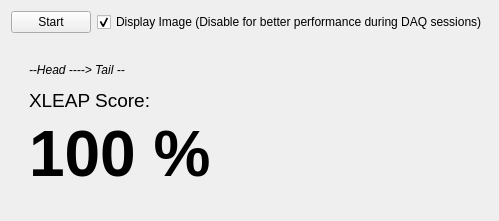
        <widget class="QWidget" name="tab_10">
         <attribute name="title">
          <string>XLEAP</string>
         </attribute>
         <layout class="QVBoxLayout" name="verticalLayout_10">
          <item>
           <layout class="QHBoxLayout" name="horizontalLayout_6">
            <item>
             <widget class="PyDMPushButton" name="startPauseButton_xleap">
              <property name="toolTip">
               <string/>
              </property>
              <property name="text">
               <string>Start</string>
              </property>
             </widget>
            </item>
            <item>
             <widget class="QCheckBox" name="doImage_xleap">
              <property name="text">
               <string>Display Image (Disable for better performance during DAQ sessions)</string>
              </property>
              <property name="checked">
               <bool>true</bool>
              </property>
             </widget>
            </item>
           </layout>
          </item>
          <item>
           <widget class="QWidget" name="display1_6" native="true">
            <property name="sizePolicy">
             <sizepolicy hsizetype="Preferred" vsizetype="Expanding">
              <horstretch>0</horstretch>
              <verstretch>3</verstretch>
             </sizepolicy>
            </property>
            <layout class="QGridLayout" name="gridLayout_13">
             <item row="0" column="0">
              <widget class="QWidget" name="energyProfile_7" native="true">
               <property name="sizePolicy">
                <sizepolicy hsizetype="Preferred" vsizetype="Preferred">
                 <horstretch>0</horstretch>
                 <verstretch>0</verstretch>
                </sizepolicy>
               </property>
              </widget>
             </item>
             <item row="0" column="1">
              <widget class="QWidget" name="imageContainer_7" native="true">
               <property name="sizePolicy">
                <sizepolicy hsizetype="Expanding" vsizetype="Expanding">
                 <horstretch>0</horstretch>
                 <verstretch>0</verstretch>
                </sizepolicy>
               </property>
              </widget>
             </item>
             <item row="1" column="0">
              <widget class="QWidget" name="widget_3" native="true">
               <property name="sizePolicy">
                <sizepolicy hsizetype="Minimum" vsizetype="Preferred">
                 <horstretch>0</horstretch>
                 <verstretch>0</verstretch>
                </sizepolicy>
               </property>
               <layout class="QVBoxLayout" name="verticalLayout_9">
                <item>
                 <widget class="QLabel" name="label_5">
                  <property name="text">
                   <string>&lt;html&gt;&lt;head/&gt;&lt;body&gt;&lt;p&gt;&lt;span style=&quot; font-style:italic;&quot;&gt;--Head ----&amp;gt; Tail --&lt;/span&gt;&lt;/p&gt;&lt;p&gt;&lt;span style=&quot; font-size:14pt;&quot;&gt;XLEAP Score:&lt;/span&gt;&lt;/p&gt;&lt;/body&gt;&lt;/html&gt;</string>
                  </property>
                  <property name="textFormat">
                   <enum>Qt::MarkdownText</enum>
                  </property>
                 </widget>
                </item>
                <item>
                 <widget class="QLabel" name="scoreLabel_xleap">
                  <property name="text">
                   <string>&lt;html&gt;&lt;head/&gt;&lt;body&gt;&lt;p&gt;&lt;span style=&quot; font-size:48pt; font-weight:600;&quot;&gt;100 %&lt;/span&gt;&lt;/p&gt;&lt;/body&gt;&lt;/html&gt;</string>
                  </property>
                  <property name="textFormat">
                   <enum>Qt::MarkdownText</enum>
                  </property>
                 </widget>
                </item>
               </layout>
              </widget>
             </item>
             <item row="1" column="1">
              <widget class="QWidget" name="currentProfile_7" native="true"/>
             </item>
            </layout>
           </widget>
          </item>
         </layout>
        </widget>
